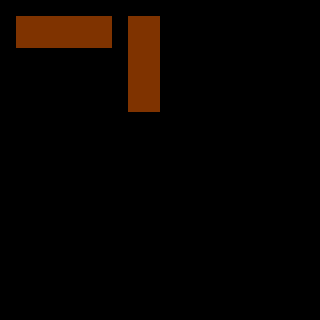

This is a level from a 2D game, rendered from its Tiled map with the project's own tilesets. A one-line summary and the complete map file follow:
An orthogonal 20x20 tile map with 16x16 px tiles, 3 tile layers (regions, input_set, output_set), 3 tilesets.

<map version="1.0" orientation="orthogonal" renderorder="right-down" width="20" height="20" tilewidth="16" tileheight="16" nextobjectid="6">
 <properties>
  <property name="NoOverlappingRules" value="true" />
 </properties>
 <tileset firstgid="1" name="rules_ersin_forest" tilewidth="16" tileheight="16" tilecount="35" columns="7">
  <image source="../tilesets/rules_ersin_forest.png" width="120" height="90" />
 </tileset>
 <tileset firstgid="36" name="outside_a2" tilewidth="16" tileheight="16" tilecount="768" columns="32">
  <image source="../tilesets/outside_a2.png" width="512" height="384" />
 </tileset>
 <tileset firstgid="804" name="outside_a4" tilewidth="16" tileheight="16" tilecount="960" columns="32">
  <image source="../tilesets/outside_a4.png" width="512" height="480" />
 </tileset>
 <layer name="regions" width="20" height="20">
  <data encoding="csv">
0,0,0,0,0,0,0,0,0,0,0,0,0,0,0,0,0,0,0,0,
0,1,1,1,1,1,1,0,1,1,0,0,0,0,0,0,0,0,0,0,
0,1,1,1,1,1,1,0,1,1,0,0,0,0,0,0,0,0,0,0,
0,0,0,0,0,0,0,0,1,1,0,0,0,0,0,0,0,0,0,0,
0,0,0,0,0,0,0,0,1,1,0,0,0,0,0,0,0,0,0,0,
0,0,0,0,0,0,0,0,1,1,0,0,0,0,0,0,0,0,0,0,
0,0,0,0,0,0,0,0,1,1,0,0,0,0,0,0,0,0,0,0,
0,0,0,0,0,0,0,0,0,0,0,0,0,0,0,0,0,0,0,0,
0,0,0,0,0,0,0,0,0,0,0,0,0,0,0,0,0,0,0,0,
0,0,0,0,0,0,0,0,0,0,0,0,0,0,0,0,0,0,0,0,
0,0,0,0,0,0,0,0,0,0,0,0,0,0,0,0,0,0,0,0,
0,0,0,0,0,0,0,0,0,0,0,0,0,0,0,0,0,0,0,0,
0,0,0,0,0,0,0,0,0,0,0,0,0,0,0,0,0,0,0,0,
0,0,0,0,0,0,0,0,0,0,0,0,0,0,0,0,0,0,0,0,
0,0,0,0,0,0,0,0,0,0,0,0,0,0,0,0,0,0,0,0,
0,0,0,0,0,0,0,0,0,0,0,0,0,0,0,0,0,0,0,0,
0,0,0,0,0,0,0,0,0,0,0,0,0,0,0,0,0,0,0,0,
0,0,0,0,0,0,0,0,0,0,0,0,0,0,0,0,0,0,0,0,
0,0,0,0,0,0,0,0,0,0,0,0,0,0,0,0,0,0,0,0,
0,0,0,0,0,0,0,0,0,0,0,0,0,0,0,0,0,0,0,0
</data>
 </layer>
 <layer name="input_set" width="20" height="20">
  <data encoding="csv">
0,0,0,0,0,0,0,0,0,0,0,0,0,0,0,0,0,0,0,0,
0,10,10,3,3,10,10,0,10,10,0,0,0,0,0,0,0,0,0,0,
0,10,10,3,3,10,10,0,10,10,0,0,0,0,0,0,0,0,0,0,
0,0,0,0,0,0,0,0,3,3,0,0,0,0,0,0,0,0,0,0,
0,0,0,0,0,0,0,0,3,3,0,0,0,0,0,0,0,0,0,0,
0,0,0,0,0,0,0,0,10,10,0,0,0,0,0,0,0,0,0,0,
0,0,0,0,0,0,0,0,10,10,0,0,0,0,0,0,0,0,0,0,
0,0,0,0,0,0,0,0,0,0,0,0,0,0,0,0,0,0,0,0,
0,0,0,0,0,0,0,0,0,0,0,0,0,0,0,0,0,0,0,0,
0,0,0,0,0,0,0,0,0,0,0,0,0,0,0,0,0,0,0,0,
0,0,0,0,0,0,0,0,0,0,0,0,0,0,0,0,0,0,0,0,
0,0,0,0,0,0,0,0,0,0,0,0,0,0,0,0,0,0,0,0,
0,0,0,0,0,0,0,0,0,0,0,0,0,0,0,0,0,0,0,0,
0,0,0,0,0,0,0,0,0,0,0,0,0,0,0,0,0,0,0,0,
0,0,0,0,0,0,0,0,0,0,0,0,0,0,0,0,0,0,0,0,
0,0,0,0,0,0,0,0,0,0,0,0,0,0,0,0,0,0,0,0,
0,0,0,0,0,0,0,0,0,0,0,0,0,0,0,0,0,0,0,0,
0,0,0,0,0,0,0,0,0,0,0,0,0,0,0,0,0,0,0,0,
0,0,0,0,0,0,0,0,0,0,0,0,0,0,0,0,0,0,0,0,
0,0,0,0,0,0,0,0,0,0,0,0,0,0,0,0,0,0,0,0
</data>
 </layer>
 <layer name="output_set" width="20" height="20">
  <data encoding="csv">
0,0,0,0,0,0,0,0,0,0,0,0,0,0,0,0,0,0,0,0,
0,0,0,10,10,0,0,0,0,0,0,0,0,0,0,0,0,0,0,0,
0,0,0,10,10,0,0,0,0,0,0,0,0,0,0,0,0,0,0,0,
0,0,0,0,0,0,0,0,10,10,0,0,0,0,0,0,0,0,0,0,
0,0,0,0,0,0,0,0,10,10,0,0,0,0,0,0,0,0,0,0,
0,0,0,0,0,0,0,0,0,0,0,0,0,0,0,0,0,0,0,0,
0,0,0,0,0,0,0,0,0,0,0,0,0,0,0,0,0,0,0,0,
0,0,0,0,0,0,0,0,0,0,0,0,0,0,0,0,0,0,0,0,
0,0,0,0,0,0,0,0,0,0,0,0,0,0,0,0,0,0,0,0,
0,0,0,0,0,0,0,0,0,0,0,0,0,0,0,0,0,0,0,0,
0,0,0,0,0,0,0,0,0,0,0,0,0,0,0,0,0,0,0,0,
0,0,0,0,0,0,0,0,0,0,0,0,0,0,0,0,0,0,0,0,
0,0,0,0,0,0,0,0,0,0,0,0,0,0,0,0,0,0,0,0,
0,0,0,0,0,0,0,0,0,0,0,0,0,0,0,0,0,0,0,0,
0,0,0,0,0,0,0,0,0,0,0,0,0,0,0,0,0,0,0,0,
0,0,0,0,0,0,0,0,0,0,0,0,0,0,0,0,0,0,0,0,
0,0,0,0,0,0,0,0,0,0,0,0,0,0,0,0,0,0,0,0,
0,0,0,0,0,0,0,0,0,0,0,0,0,0,0,0,0,0,0,0,
0,0,0,0,0,0,0,0,0,0,0,0,0,0,0,0,0,0,0,0,
0,0,0,0,0,0,0,0,0,0,0,0,0,0,0,0,0,0,0,0
</data>
 </layer>
</map>
